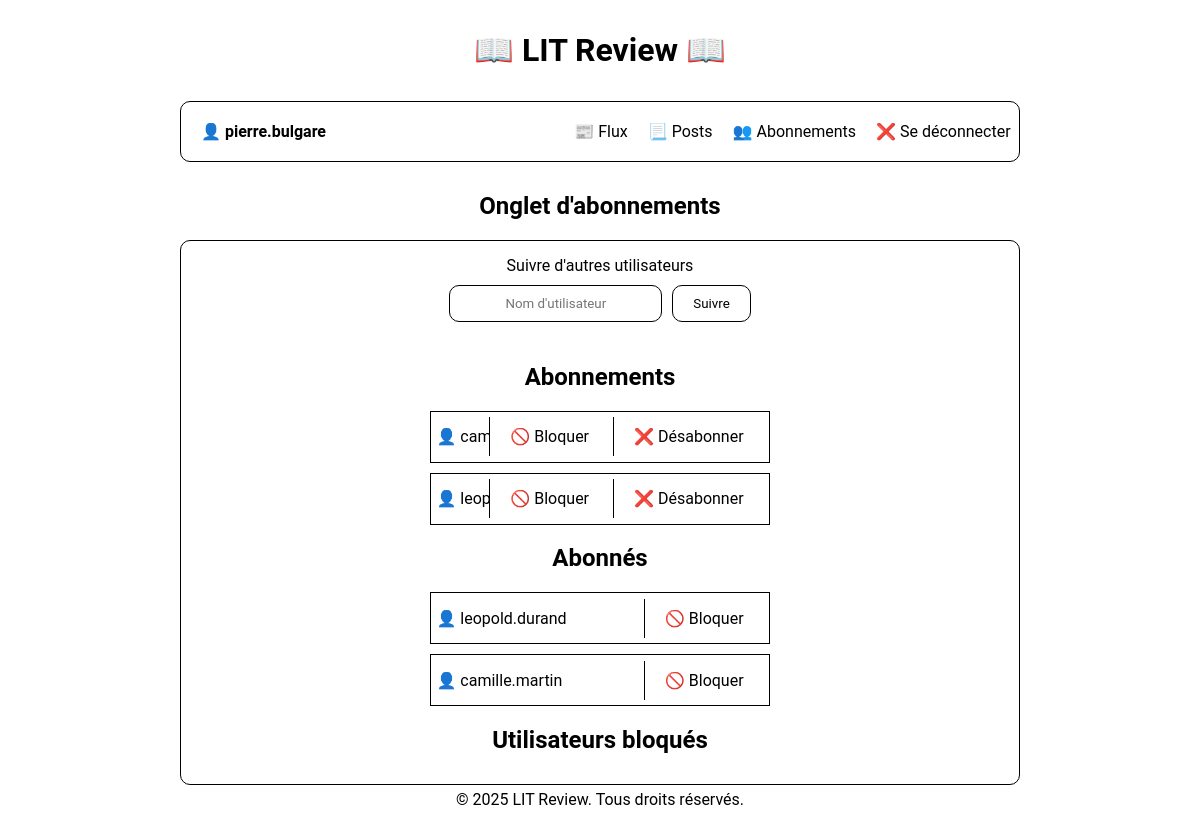
The page /follows/ (signed in) on the database as committed earlier.
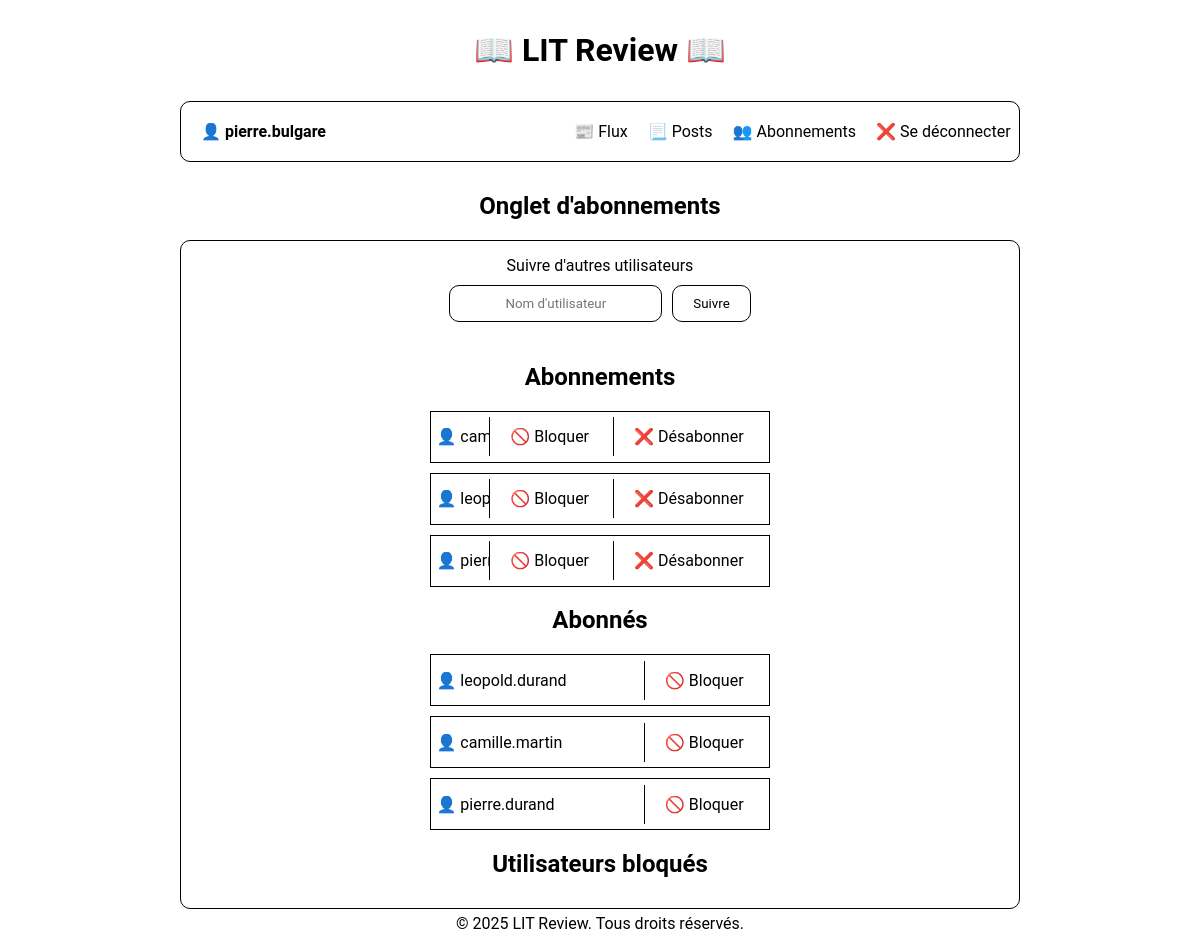
The same page on the database as committed later.
### website/models.py (models this page shows)
class Profile(models.Model):
    user = models.OneToOneField(
        User, on_delete=models.CASCADE, related_name='profile'
        )
    follows = models.ManyToManyField(
        'self', symmetrical=False, related_name='followed_by', blank=True
        )
    blocked = models.ManyToManyField(
        'self', symmetrical=False, related_name='blocked_by', blank=True
        )
    def __str__(self):
        return self.user.username

### website/views.py (the view)
# urls.py: path('follows/', website.views.follows, name='follows'),
@login_required
@clear_messages
def follows(request: HttpRequest):
    following = request.user.profile.follows.all()
    followers = request.user.profile.followed_by.all()
    blocked_users = request.user.profile.blocked.all()
    if request.method == "POST":
        form = forms.FollowUserForm(request.POST)
        if form.is_valid():
            username = form.cleaned_data["username"]
            def action():
                if not User.objects.filter(username=username).exists():
                    raise ValueError("Cet utilisateur n'existe pas !")
                elif request.user.username == username:
                    raise ValueError(
                        "Vous ne pouvez pas vous suivre vous-même !"
                        )
                user_to_follow = User.objects.get(username=username)
                if user_to_follow.profile in following:
                    raise ValueError("Vous suivez déjà cet utilisateur !")
                else:
                    request.user.profile.follows.add(user_to_follow.profile)
            return handle_action(
                request,
                action,
                "Utilisateur suivi avec succès !",
                "Erreur lors du suivi de l'utilisateur.",
                redirect_url="follows"
            )
    else:
        form = forms.FollowUserForm()
    return render(
        request,
        "website/follows.html",
        context={
            "form": form,
            "following": following,
            "followers": followers,
            "blocked_users": blocked_users
        }
    )

### website/forms.py
class FollowUserForm(forms.Form):
    username = forms.CharField(
        max_length=30,
        widget=forms.TextInput(
            attrs={
                "id": "search-username",
                "placeholder": "Nom d'utilisateur",
                "autocomplete": "off"
            }
        )
    )
    def __init__(self, *args, **kwargs):
        super().__init__(*args, **kwargs)
        for field_name, field in self.fields.items():
            field.label = ""

### website/functions.py (called while the page is built)
def delete_messages(request: HttpRequest):
    storage = messages.get_messages(request)
    for _ in storage:
        pass

def clear_messages(view_func):
    @wraps(view_func)
    def wrapper(request, *args, **kwargs):
        delete_messages(request)
        return view_func(request, *args, **kwargs)
    return wrapper

### website/templates/website/follows.html (shortened to what this page needs)
{% extends "base.html" %}
{% block page_name %}Onglet d'abonnements{% endblock page_name %}
{% block main_content %}
<div>
    <p>Suivre d'autres utilisateurs</p>
    <form method="post" class="follow-form">
        {{ form.as_p }}
        <button type="submit" class="button follow-button">Suivre</button>
    </form>
    <h2>Abonnements</h2>
    <div class="follows-list">
        {% for user in following %}
            {%if user not in blocked_users %}
                <div>👤 {{ user }}
                    <p class="follows-options">
                        <a href="../block/user_{{ user.user_id }}/" class="button" title="Bloquer l'utilisateur">🚫 Bloquer</a>
                        <a href="../unfollow/user_{{ user.user_id }}/" class="button" title="Se désabonner">❌ Désabonner</a>
                    </p>
                </div>
            {% endif %}
        {% endfor %}
    </div>
    <h2>Abonnés</h2>
    <div class="follows-list">
        {% for follower in followers %}
            {%if follower not in blocked_users %}
                <div>👤 {{ follower }}
                    <p class="follows-options">
                        <a href="../block/user_{{ user.user_id }}/" class="button" title="Bloquer l'utilisateur">🚫 Bloquer</a>
                </div>
            {% endif %}
        {% endfor %}
    </div>
    <h2>Utilisateurs bloqués</h2>
{% endblock main_content %}

### templates/base.html (shortened to what this page needs)
{% load static %}
<html lang="fr">
    <head>
        <link rel="stylesheet" href="{% static 'styles.css' %}">
    </head>
    <body>
        {% block header %}
        <header>
            <h1>📖 LIT Review 📖</h1>
            <div class="header_content">
                {% if user.is_authenticated %}
                <span class="bold-element">👤 {{ user.username }}</span>
                {% endif %}
                <nav aria-label="Menu principal">
                    <ul>
                        {% if user.is_authenticated %}
                            <li><a href="{% url 'flux' %}" title="Afficher votre flux">📰 Flux</a></li>
                            <li><a href="{% url 'posts' %}" title="Afficher vos posts">📃 Posts</a></li>
                            <li><a href="{% url 'follows' %}" title="Afficher vos abonnements">👥 Abonnements</a></li>
                            <li><a href="{% url 'logout' %}" title="Déconnexion">❌ Se déconnecter</a></li>
                        {% else %}
                            <li><a href="{% url 'login' %}" title="Connexion">🔑 Se connecter</a></li>
                        {% endif %}
                    </ul>
                </nav>
            </div>
            <h2>{% block page_name %}{% endblock page_name %}</h2>
        </header>
        {% endblock header %}
        {% block main %}
        <main>
            {% block main_content %}{% endblock main_content %}
        </main>
        {% endblock main %}
        {% block footer %}
        <footer><p>&copy; 2025 LIT Review. Tous droits réservés.</p></footer>
        {% endblock footer %}
    </body>
</html>

### static/styles.css (style rules this page uses)
:root { --main-border: 1px solid black; --border-radius: 10px; --padding: 10px; }
* { font-family: 'Roboto', sans-serif; color: black; }
body { list-style: none; width: 70%; margin: 10px auto; }
a { text-decoration: none; }
p { margin: 0; padding: 5px 0; }
h1 { text-align: center; }
h2 { text-align: center; }
header { display: flex; flex-direction: column; gap: 10px; }
footer { text-align: center; }
.header_content { display: flex; justify-content: space-between; align-items: center; padding: 20px; border: var(--main-border); border-radius: var(--border-radius); position: relative; }
main { display: flex; justify-content: space-evenly; border: var(--main-border); padding: var(--padding); border-radius: var(--border-radius); }
main > div { display: flex; flex-direction: column; justify-content: center; align-items: center; width: 100%; }
form { display: flex; flex-direction: column; gap: 10px; width: 50%; }
.button { border: var(--main-border); border-radius: var(--border-radius); padding: 10px 20px; cursor: pointer; background-color: white; }
input, textarea { border: var(--main-border); border-radius: var(--border-radius); padding: 10px; text-align: center; width: 100%; }
nav { display: flex; align-items: center; position: absolute; right: 1%; }
ul { display: flex; flex-direction: row; gap: 20px; list-style: none; }
li { cursor: pointer; }
.bold-element { font-weight: bold; }
.follow-form { display: flex !important; flex-direction: row; justify-content: center; align-items: center; gap: 10px; }
.follows-list { display: flex; flex-direction: column; align-items: center; width: 100%; gap: 10px; }
.follows-list div { display: flex; align-items: center; border: var(--main-border); padding: 5px; width: 40%; height: 40px; position: relative; }
.follows-options { position: absolute; right: 5px; }
.follows-options a { border-left: var(--main-border); border-radius: 0; border: none; border-left: 1px solid black; }

Rows that differ between the two databases and show on the page:
added Profile: user.username "pierre.durand"
